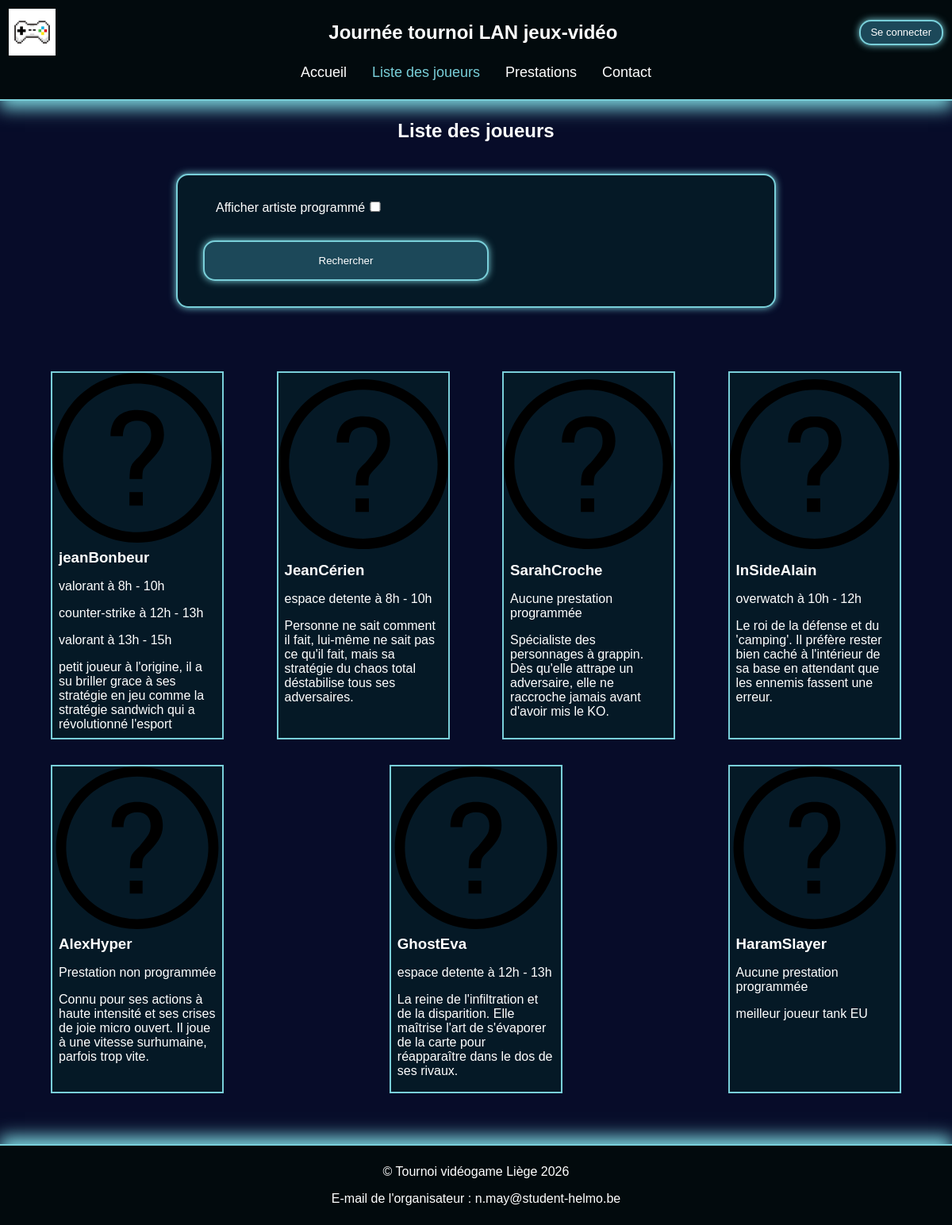
The page /ListeDesJoueur.php on the database its author committed.
### tables this page shows
CREATE TABLE `joueur` (
  `idJoueur` int(2) NOT NULL,
  `pseudo` varchar(50) NOT NULL,
  `photo` varchar(100) NOT NULL,
  `description` varchar(200) NOT NULL,
  `idUtilisateur` int(2) NOT NULL
);

CREATE TABLE `prestation` (
  `idPrestation` int(2) NOT NULL,
  `titre` varchar(50) NOT NULL,
  `description` varchar(200) NOT NULL,
  `image` varchar(100) NOT NULL,
  `idScene` int(2) NOT NULL,
  `idJoueur` int(2) NOT NULL,
  `idheure` int(2) DEFAULT NULL
);

CREATE TABLE `scene` (
  `idScene` int(2) NOT NULL,
  `nom` varchar(50) NOT NULL
);

CREATE TABLE `heure` (
  `idHeure` int(1) NOT NULL,
  `Heure1` int(1) NOT NULL,
  `Heure2` int(1) NOT NULL
);

### app/Model/Joueur.php (called while the page is built, shortened)
<?php
require_once __DIR__ . "/prestation.php";
class Joueur
{
    private int $idJoueur;
    private string $pseudo;
    private string $photo;
    private string $description;
    public function getDescription(): string
    {
        return $this->description;
    }
    public function getImage(): string
    {
        return $this->photo;
    }
    public function getPseudo(): string
    {
        return $this->pseudo;
    }
    public function getIdJoueur() :int {
        return $this->idJoueur;
    }
    public static function findAll(?bool $programmed = false): array {
        $pdo = Database::getPDO();
        $sql = "SELECT * FROM joueur";
        $requete = $pdo->prepare($sql);
        $requete->execute();
        $requete->setFetchMode(PDO::FETCH_CLASS, Joueur::class);
        return $requete->fetchAll();
    }
    public function getPrestations() {
         $pdo = Database::getPDO();
        $requete = $pdo->prepare("SELECT idPrestation AS idPrestation, idScene AS idScene, idJoueur AS idJoueur, idheure AS idHeure, titre AS titre, description AS description, image AS image FROM prestation WHERE idJoueur = :id");
        $requete->bindValue(':id',$this->getIdJoueur(),PDO::PARAM_INT);
        $requete->execute();
        $requete->setFetchMode(PDO::FETCH_CLASS,Prestation::class);
        return $requete->fetchAll() ;
    }
}
?>

### app/Model/prestation.php (called while the page is built, shortened)
<?php
require_once __DIR__ . "/Scene.php";
require_once __DIR__ . "/Heure.php";
require_once __DIR__ . "/Joueur.php";
class Prestation
{
    public function findScene(int $id)
    {
        $pdo = Database::getPDO();
        $requete = $pdo->prepare("SELECT * FROM scene WHERE idScene = :id");
        $requete->bindValue(':id', $id, PDO::PARAM_INT);
        $requete->execute();
        $requete->setFetchMode(PDO::FETCH_CLASS, Scene::class);
        return $requete->fetch() ?: null;
    }
    public function findHeure(?int $id = null)
    {
        $pdo = Database::getPDO();
        $requete = $pdo->prepare("SELECT * FROM heure WHERE idHeure = :id");
        $requete->bindValue(':id', $id, PDO::PARAM_INT);
        $requete->execute();
        $requete->setFetchMode(PDO::FETCH_CLASS, Heure::class);
        return $requete->fetch() ?: null;
    }
}

### app/Model/Scene.php (called while the page is built, shortened)
<?php
class Scene
{
    private ?string $nom = null;
    public function getNom()
    {
        return $this->nom;
    }
}
?>

### app/Model/Heure.php (called while the page is built, shortened)
<?php
class Heure {
    private ?int $Heure1 = null;
    private ?int $Heure2 = null;
    public function toString(): String {
        return $this->Heure1 . "h - ". $this->Heure2. "h";
    }
}
?>

### ListeDesJoueur.php (the view, shortened to what this page needs)
<?php
require_once "app/Model/Joueur.php";
$programmed = isset($_GET['prograArtiste']);
$Joueurs = [];
$erreur = '';
try {
    $Joueurs = Joueur::findAll($programmed);
} catch (PDOException $e) {
    $erreur = "Erreur : " . $e->getMessage();
}
?>
<!DOCTYPE html>
<html lang="fr">
<head>
    <link rel="stylesheet" href="assets/css/Style.css">
</head>
<body>
    <?php
    require_once "app/view/header.php";
    ?>
    <main>
        <h2>Liste des joueurs</h2>
        <form action="ListeDesJoueur.php" method="GET" class="filter">
            <fieldset>
                <div class="filterGroup">
                    <label for="prograPresta">Afficher artiste programmé</label>
                    <input type="checkbox" id="prograPresta" name="prograArtiste" value="1" <?php echo $programmed ? 'checked' : ''; ?>>
                </div>
                <button type="submit" id="bouttonFiltre">Rechercher</button>
            </fieldset>
        </form>
        <div class="ListeVignette">
            <?php
            if ($erreur) {
                echo "<span> $erreur <span>";
            } elseif(empty($Joueurs)) {
                echo "<p>Aucun joueur ne correspond à votre recherche.</p>";
            } else {
                foreach ($Joueurs as $value) {
                echo "<a href='JoueurEx.php?id=" . $value->getIdJoueur() . "' class='vignette'>
                <img src='" . "assets/img/" . $value->getImage() . "' alt='portrait du joueur'>
                <h3>" . $value->getPseudo() . "</h3>";
                if (!$value->getPrestations()) {
                    echo "<p>Aucune prestation programmée</p>";
                }
                foreach ($value->getPrestations() as $presta) {
                    $scene = $presta->findScene($presta->getIdScene());
                    $heure = $presta->findHeure($presta->getIdHeure());
                    if ($scene && $heure) {
                        echo "<p>" . $scene->getNom() . " à " . $heure->toString() . "</p>";
                    } else {
                        echo "<p>Prestation non programmée</p>";
                    }
                }
                echo "<p>" . $value->getDescription() . "</p>
                </a>";
                }
            }
            ?>
        </div>
    </main>
    <?php
    require_once "app/view/footer.php";
    ?>
</body>
</html>

### app/view/header.php (shortened to what this page needs)
<?php
$pageActuelle = basename($_SERVER['PHP_SELF']);
$actualUser = null;
$isAdmin = false;
?>
<header>
        <section id="Titre">
            <img src="assets/img/ec8ea05d379666617c19b9cb79865d70.jpg" alt="Logo de l'événement">
            <h1>Journée tournoi LAN jeux-vidéo</h1>
            <div class="headerconnect">
                <?php if (!empty($_SESSION['user_email']) && $actualUser) : ?>
                    <?php if ($isAdmin) : ?>
                        <a class="SeConnecter" href="organisateur.php"><?php echo $actualUser->getNom() . " " . $actualUser->getPrenom(); ?></a>
                    <?php else: ?>
                        <a class="SeConnecter" href="tableauDeBord.php">Tableau de bord</a>
                    <?php endif; ?>
                    <a class="Deconnexion" href="deconnexion.php">Déconnexion</a>
                <?php else: ?>
                    <a class="SeConnecter" href="connexion.php">Se connecter</a>
                <?php endif; ?>
            </div>
        </section>
       <nav>
        <ul>
            <li>
                <a class="<?php echo ($pageActuelle == 'index.php') ? 'current' : '' ?>" href="index.php">Accueil</a>
            </li>
            <li>
                <a class="<?php echo ($pageActuelle == 'ListeDesJoueur.php') ? 'current' : '' ?>" href="ListeDesJoueur.php">Liste des joueurs</a>
            </li>
            <li>
                <a class="<?php echo ($pageActuelle == 'listePrestation.php') ? 'current' : '' ?>" href="listePrestation.php">Prestations</a>
            </li>
            <li>
                <a class="<?php echo ($pageActuelle == 'contact.php') ? 'current' : '' ?>" href="contact.php">Contact</a>
            </li>
        </ul>
    </nav>
</header>

### app/view/footer.php
 <footer>
        <p>© Tournoi vidéogame Liège 2026</p>
        <p>E-mail de l'organisateur : n.may@student-helmo.be</p>
    </footer>
</body>

### assets/css/Style.css (style rules this page uses)
* { font-family: Arial, Helvetica, sans-serif; padding: 0; margin: 0; color: white; }
body { display: flex; flex-direction: column; min-height: 100vh; }
header { display: flex; background-color: #020A0D; color: white; flex-direction: column; padding: 0.7rem; border-bottom: #79CFD9 solid 2px; position: relative; box-shadow: 0 10px 20px 0 #79CFD9; }
h1 { padding-left: 2.5rem; }
a.SeConnecter { border-radius: 15px; border: #79CFD9 solid 2px; box-shadow: #79CFD9 0 0 10px; background-color: #1C4859; font-size: small; transition: 0.3s ease; display: inline-block; padding: 0.4rem 0.8rem; }
#Titre { display: flex; align-items: center; justify-content: space-between; }
#Titre img { width: 5%; }
.headerconnect { display: flex; flex-direction: column; align-items: flex-end; gap: 0; }
nav { display: flex; justify-content: center; }
a.current { color: #79CFD9; }
nav a { font-size: large; transition: 0.3s ease }
ul { display: flex; list-style: none; gap: 1rem; margin: 0.7rem; }
a { color: white; padding: 0.5rem; text-decoration: none; }
p { padding: 0.5rem; }
footer { display: flex; background-color: #020A0D; flex-direction: column; padding: 1rem; align-items: center; border-top: #79CFD9 solid 2px; box-shadow: 0 -10px 20px #79CFD9; }
main { background-color: #070C29; display: flex; flex: 1; flex-direction: column; align-items: center; }
h2 { padding: 0.5rem; margin: 1rem; }
.filterGroup { margin: 1rem; }
.filterGroup input { width: 1rem; margin: 0; }
form { margin: 4rem 2rem 4rem 2rem; padding: 1rem; border: #79CFD9 solid 2px; box-shadow: #79CFD9 0 0 10px; display: flex; width: 50%; height: 100%; flex-direction: column; border-radius: 15px; background-color: #051926; }
fieldset { border: none; }
label { margin-left: 1rem; }
input, #message { padding: 1rem; border-radius: 15px; width: 90%; margin: 1rem; background-color: #1C4859; transition: 0.2s; }
button { padding: 1rem; border-radius: 15px; width: 50%; margin: 1rem; background-color: #1C4859; border: #79CFD9 solid 2px; box-shadow: #79CFD9 0 0 10px; transition: 0.3s ease; }
div.ListeVignette { display: flex; justify-content: space-between; gap: 2rem; padding: 2rem; flex-wrap: wrap; margin: 2rem; }
a.vignette { width: 20%; display: flex; flex-direction: column; border: #79CFD9 solid 2px; padding: 0; transition: ease 0.2s; background-color: #051926; }
a img { width: 100%; height: 50%; }
h3 { padding: 0.5rem; }
form.filter { display: flex; margin: 1rem; justify-content: center; width: 60%; }
#Titre div { gap: 10rem; }

### rows shown on the page
joueur: photo (picture), pseudo "jeanBonbeur", description "petit joueur à l'origine, il a su briller grace à ses stratégie en jeu comme la stratégie sandwich qui a révolutionné l'esport"
prestation: idScene.nom "valorant", idheure.Heure2 "8h - 10h"
prestation: idScene.nom "counter-strike", idheure.Heure2 "12h - 13h"
prestation: idScene.nom "valorant", idheure.Heure2 "13h - 15h"
joueur: photo (picture), pseudo "JeanCérien", description "Personne ne sait comment il fait, lui-même ne sait pas ce qu'il fait, mais sa stratégie du chaos total déstabilise tous ses adversaires."
prestation: idScene.nom "espace detente", idheure.Heure2 "8h - 10h"
joueur: photo (picture), pseudo "SarahCroche", shows "Aucune prestation programmée", description "Spécialiste des personnages à grappin. Dès qu'elle attrape un adversaire, elle ne raccroche jamais avant d'avoir mis le KO."
joueur: photo (picture), pseudo "InSideAlain", description "Le roi de la défense et du 'camping'. Il préfère rester bien caché à l'intérieur de sa base en attendant que les ennemis fassent une erreur."
prestation: idScene.nom "overwatch", idheure.Heure2 "10h - 12h"
joueur: photo (picture), pseudo "AlexHyper", description "Connu pour ses actions à haute intensité et ses crises de joie micro ouvert. Il joue à une vitesse surhumaine, parfois trop vite."
prestation: shows "Prestation non programmée"
joueur: photo (picture), pseudo "GhostEva", description "La reine de l'infiltration et de la disparition. Elle maîtrise l'art de s'évaporer de la carte pour réapparaître dans le dos de ses rivaux."
prestation: idScene.nom "espace detente", idheure.Heure2 "12h - 13h"
joueur: photo (picture), pseudo "HaramSlayer", shows "Aucune prestation programmée", description "meilleur joueur tank EU"
